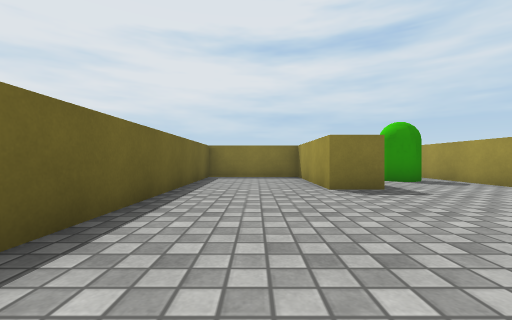
view 1 (above)

24 first-person views from a walk through a scene from a Unity 3-D project. The camera is 0.54 m above the floor, looks level and sees 90° across. The floor is counted in squares, 1 m on a side. Each view is taken from the middle of a square. On the plan, view 1 faces up. The plan holds only what a view shows up to about 9 squares ahead; the rest is blank. The player is left out. Surface patterns are stand-ins for the level's own textures.

view 2
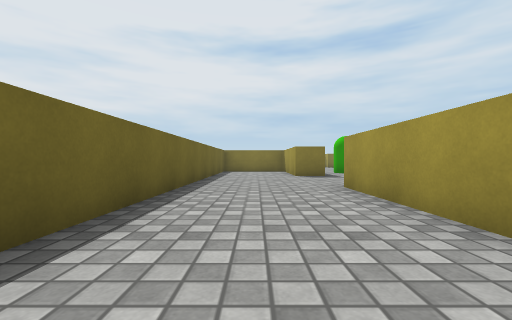

view 3
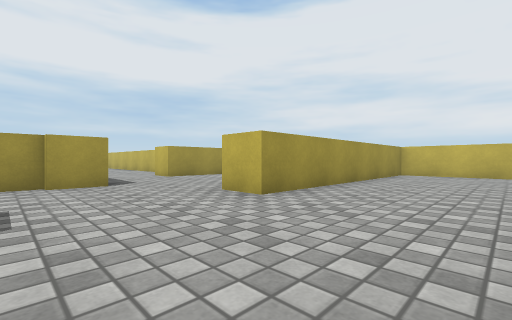

view 4
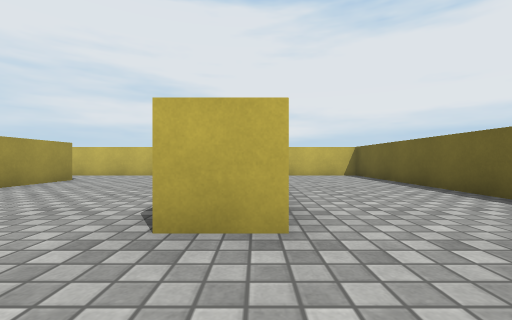

view 5
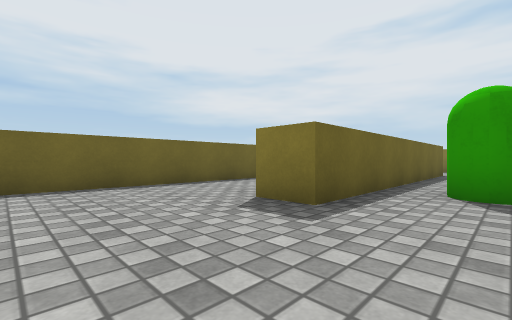

view 6
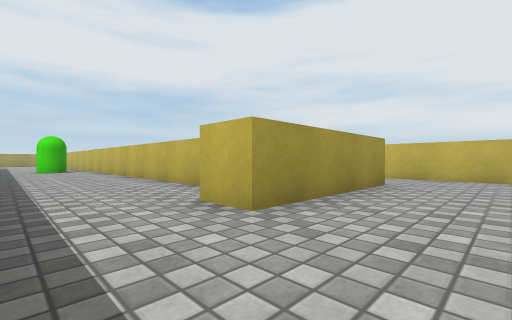

view 7
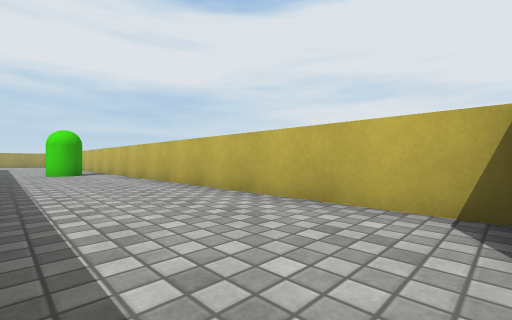

view 8
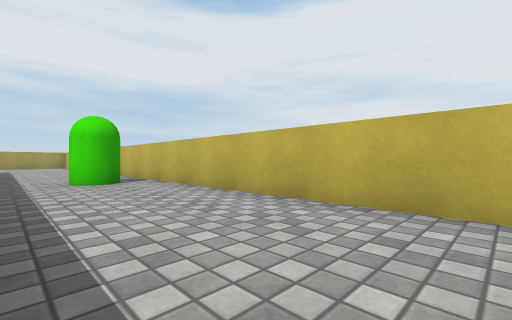

view 9
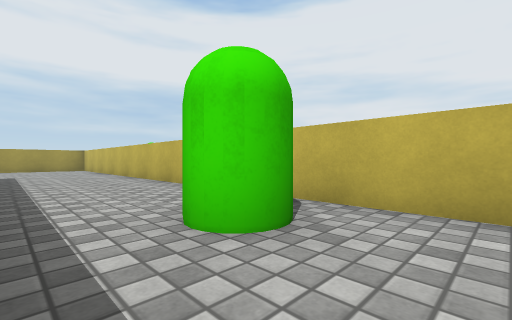

view 10
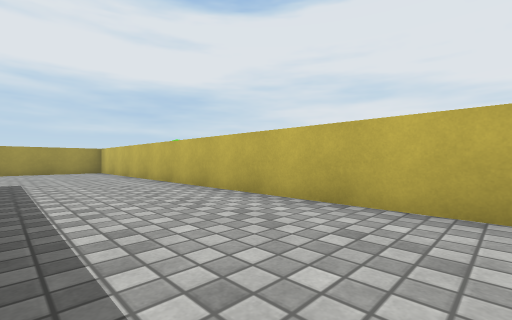

view 11
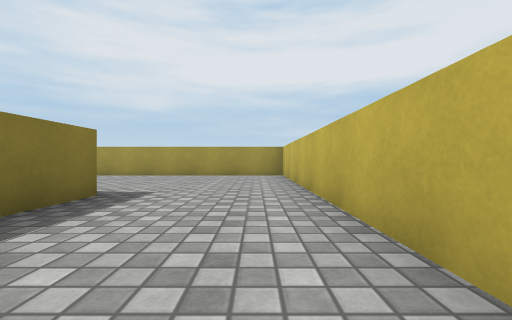

view 12
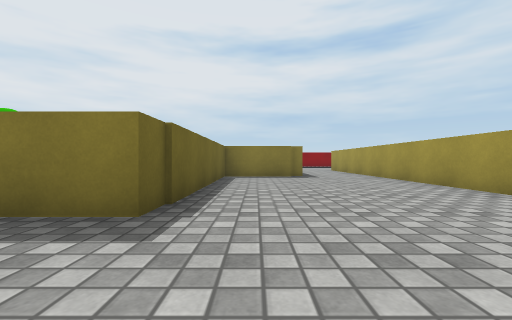

view 13
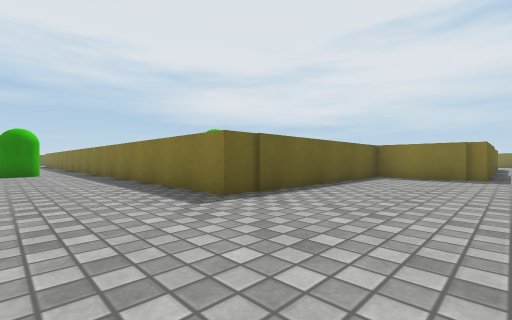

view 14
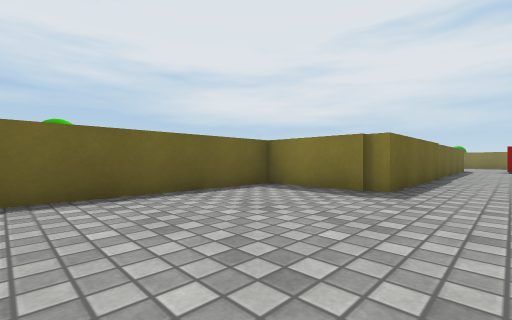

view 15
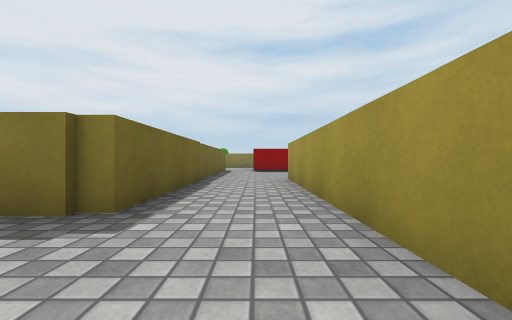

view 16
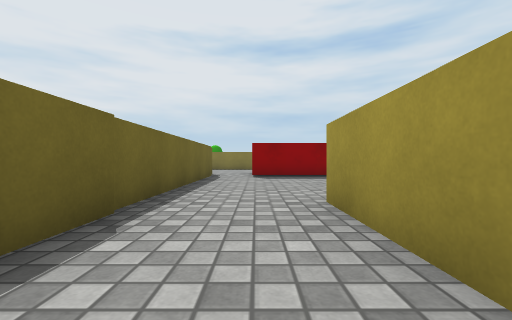

view 17
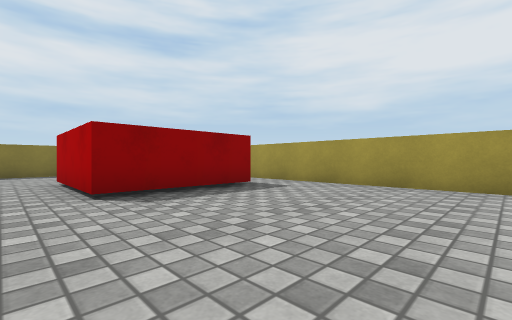

view 18
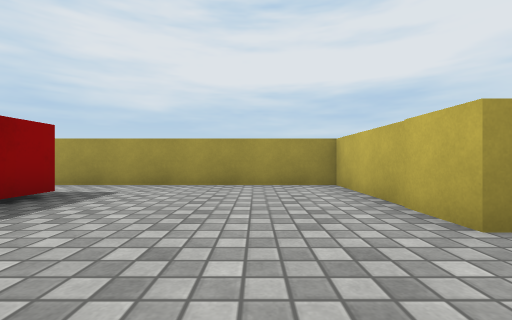

view 19
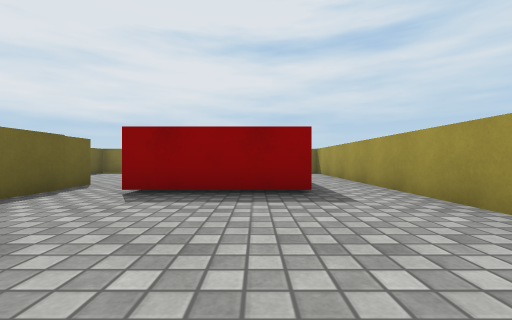

view 20
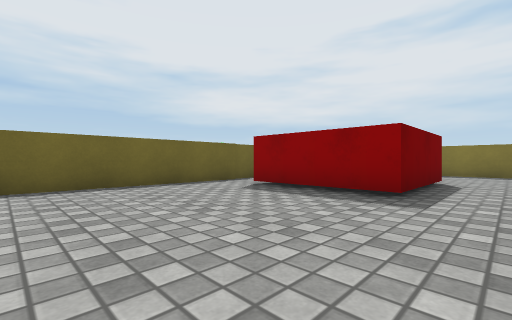

view 21
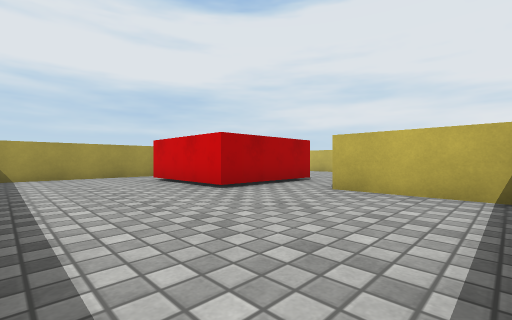

view 22
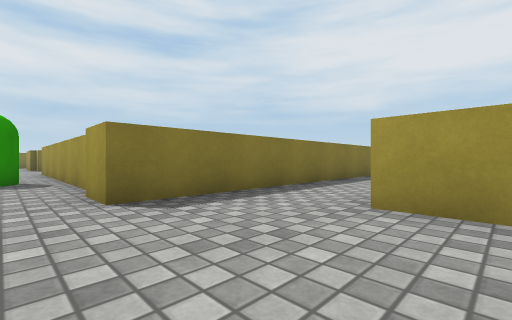

view 23
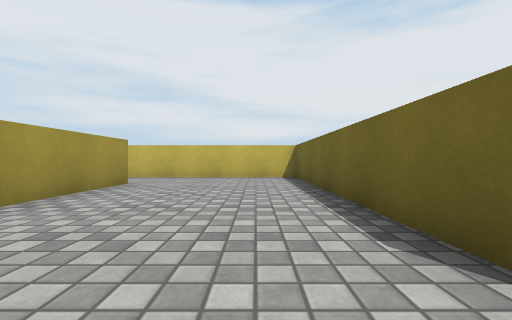

view 24
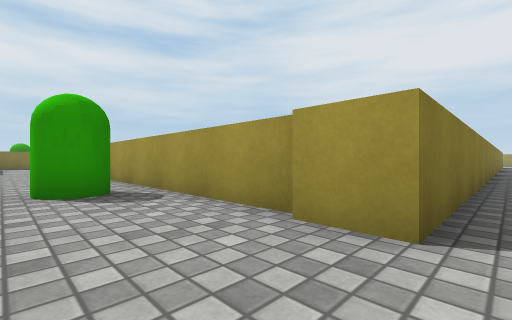

### Floor plan
Ten units are one square. View 1 is at (0, 0); x grows to the right and y downward. Boxes are objects, and circles mark ways between rooms. Rooms are numbered by the first view taken in them; rooms with no view inside come last. Other rooms are left out.
<svg viewBox="-20 -250 380 315">
<path fill="none" stroke="#000" d="M51 -34 51 -106M23 -126 23 -47 13 -47 13 -82 -15 -82 -15 60 18 60 18 -11 28 -11M148 -24 49 -24 49 -35M80 9 319 9 319 -133M69 40 69 -1 80 -1M28 -11 28 60 65 60M295 -144 295 -85 270 -85 270 -24 198 -24M319 -133 355 -133 355 -215M295 -196 295 -144M339 -210 339 -180 309 -180 309 -195M309 -195 309 -210 339 -210M314 -245 300 -245M270 -196 295 -196M355 -215 355 -240M350 -245 332 -245"/>
<rect x="35" y="-75" width="10" height="10" fill="#bbb"><title>green capsule</title></rect>
<rect x="185" y="-5" width="10" height="10" fill="#bbb"><title>green capsule</title></rect>
<circle cx="40" cy="-25" r="3" fill="#2a7"/>
<circle cx="305" cy="-140" r="3" fill="#2a7"/>
<circle cx="300" cy="-185" r="3" fill="#2a7"/>
<circle cx="350" cy="-210" r="3" fill="#2a7"/>
<text x="10" y="-30">1</text>
<text x="190" y="-20">2</text>
<text x="330" y="-160">3</text>
<text x="300" y="-220">4</text>
</svg>
Room 1 opens to room 2. Room 2 opens to room 3. Room 3 opens to room 4.

Where each view was taken, in squares from view 1:
view 1: 0 up, 0 right, facing up
view 2: 4 down, 0 right, facing up
view 3: 4 up, 1 left, facing down-right
view 4: 3 up, 2 right, facing down
view 5: 2 up, 4 right, facing up-left
view 6: 2 up, 5 right, facing down-right
view 7: 2 up, 8 right, facing down-right
view 8: 2 up, 12 right, facing down-right
view 9: 2 up, 17 right, facing down-right
view 10: 2 up, 20 right, facing down-right
view 11: 0 up, 23 right, facing right
view 12: 0 up, 28 right, facing up
view 13: 0 up, 30 right, facing up-left
view 14: 4 up, 31 right, facing up-left
view 15: 6 up, 31 right, facing up
view 16: 10 up, 31 right, facing up
view 17: 14 up, 30 right, facing up-right
view 18: 15 up, 30 right, facing right
view 19: 14 up, 33 right, facing up
view 20: 14 up, 35 right, facing up-left
view 21: 24 up, 27 right, facing down-right
view 22: 1 down, 4 right, facing up-right
view 23: 2 up, 4 right, facing down
view 24: 2 up, 3 right, facing up-right
